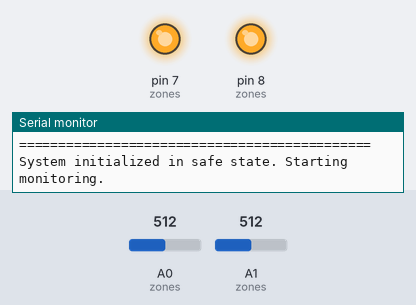
This sketch was run on a simulated Arduino Uno, built with avr-gcc and run on an emulated ATmega328P. On the bench: output pins drawn as LEDs (lit = HIGH), the last lines printed to the serial monitor. The test bench sets the inputs (shaded band); at power-on: A0 (zones) = 512, A1 (zones) = 512.

Above: at 1.3 s.
1.4 s: A0 (zones) set to 673
4.4 s: A0 (zones) set to 702
At 6.7 s:
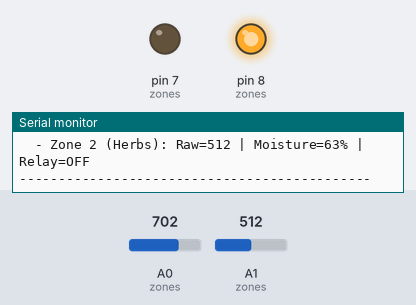
7.4 s: A1 (zones) set to 656
9.2 s: A1 (zones) set to 674
At 11.1 s:
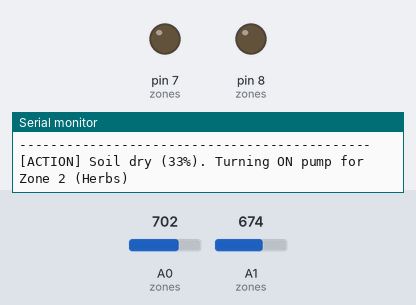
12.2 s: A0 (zones) set to 545
15.2 s: A0 (zones) set to 525
At 17.4 s:
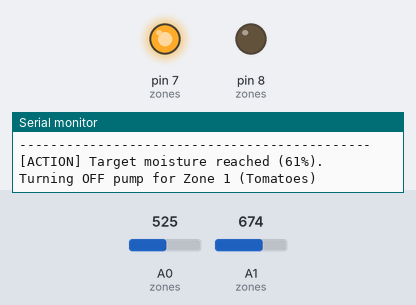
Timing chart, 0 to 27.5 s (numbered marks = the images above; inputs shaded):
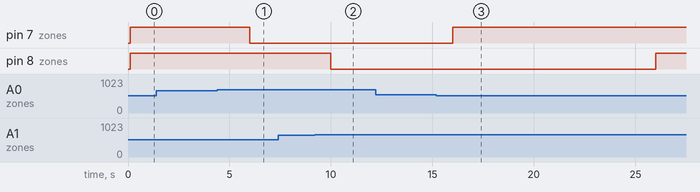

Measured:
- the behaviour switches between 691 and 692 on A0 (zones) (found by bisection; images 0 and 1)
- the behaviour switches between 664 and 665 on A1 (zones) (found by bisection; images 1 and 2)
- the behaviour switches between 533 and 532 on A0 (zones) (found by bisection; images 2 and 3)
- after the input at 4.4 s, pin 7 (zones): HIGH → LOW after 1.6 s
- after the input at 9.2 s, pin 8 (zones): HIGH → LOW after 0.80 s
- after the input at 15.2 s, pin 7 (zones): LOW → HIGH after 0.80 s instead of 6.8 s

The sketch:

irrigation_system.ino
```cpp
/*
 * Smart Automated Irrigation System - Single Node Controller
 * Author: Asad
 * Target: Arduino Uno / Nano (ATmega328P)
 *
 * Description:
 * Reads two soil moisture sensors on analog pins, averages raw ADC values to filter noise,
 * maps them to moisture percentages with calibration thresholds, and switches active-low
 * relays with hysteresis and safety timeouts.
 */

// Relay polarity configuration: Most standard 5V optocoupled relay boards
// turn ON when the pin is pulled LOW. Set to true for active-low boards.
const bool RELAY_ACTIVE_LOW = true;

// Timing constants (in milliseconds)
const unsigned long SENSOR_READ_INTERVAL = 2000;   // Read sensors every 2 seconds
const unsigned long LOG_INTERVAL = 3000;          // Output serial telemetry every 3 seconds
const unsigned long MAX_PUMP_RUN_TIME = 15000;    // Safety cutoff: 15s max continuous run in test
const unsigned long MIN_REST_TIME = 8000;         // Cooldown: 8s wait before pump can re-engage

// Number of analog samples to average for noise reduction
const int NUM_SAMPLES = 5;

// Calibration reference points:
// In air / dry soil: high resistance -> high ADC value (around 850-950)
// In cup of water / saturated soil: low resistance -> lower ADC value (around 300-400)
// In Wokwi potentiometers (used as soil sensor simulators): 0 = 0V, 1023 = 5V.
struct ZoneConfig {
  const char* name;
  uint8_t sensorPin;
  uint8_t relayPin;
  int dryRaw;            // ADC value when completely dry
  int wetRaw;            // ADC value when saturated
  int startMoisturePct;  // Turn pump ON if moisture falls below this (%)
  int stopMoisturePct;   // Turn pump OFF if moisture rises above this (%)
};

struct ZoneState {
  int rawReading;
  int moisturePct;
  bool pumpActive;
  bool safetyTripped;
  unsigned long pumpStartTime;
  unsigned long pumpStopTime;
};

// Two independent irrigation zones
const int NUM_ZONES = 2;
ZoneConfig zones[NUM_ZONES] = {
  {
    "Zone 1 (Tomatoes)",
    A0,
    7,
    850,   // Dry calibration
    320,   // Wet calibration
    30,    // Turn ON below 30%
    60     // Turn OFF above 60% (hysteresis band = 30% - 60%)
  },
  {
    "Zone 2 (Herbs)",
    A1,
    8,
    850,
    320,
    35,    // Turn ON below 35%
    65     // Turn OFF above 65%
  }
};

ZoneState zoneStates[NUM_ZONES];

unsigned long lastReadTime = 0;
unsigned long lastLogTime = 0;

// Helper to drive relay based on active-low setting
void setRelay(uint8_t pin, bool turnOn) {
  if (RELAY_ACTIVE_LOW) {
    digitalWrite(pin, turnOn ? LOW : HIGH);
  } else {
    digitalWrite(pin, turnOn ? HIGH : LOW);
  }
}

// Read analog pin multiple times and take the average to smooth out noise
int averageReading(uint8_t pin, int samples) {
  long sum = 0;
  for (int i = 0; i < samples; i++) {
    sum += analogRead(pin);
    delayMicroseconds(200); // short settle time between ADC conversions
  }
  return (int)(sum / samples);
}

// Convert raw ADC reading into an estimated moisture percentage (0 - 100%)
// Soil sensors output high values in dry soil and low values in wet soil
int moistureToPercent(int raw, int dryRaw, int wetRaw) {
  // Constrain to calibrated envelope
  int clamped = constrain(raw, min(wetRaw, dryRaw), max(wetRaw, dryRaw));
  // Invert mapping: dryRaw maps to 0%, wetRaw maps to 100%
  long pct = map(clamped, dryRaw, wetRaw, 0, 100);
  return (int)constrain(pct, 0, 100);
}

// Control decision logic with hysteresis and safety cutoffs
void controlZone(int index, unsigned long currentTime) {
  ZoneConfig &cfg = zones[index];
  ZoneState &st = zoneStates[index];

  // Check for disconnected or damaged sensor (floating wire near max ADC)
  if (st.rawReading > 1010 || st.rawReading < 10) {
    if (st.pumpActive) {
      setRelay(cfg.relayPin, false);
      st.pumpActive = false;
      st.pumpStopTime = currentTime;
    }
    st.safetyTripped = true;
    return;
  }

  // Safety cutoff 1: Has pump been running continuously past maximum allowed time?
  if (st.pumpActive && (currentTime - st.pumpStartTime >= MAX_PUMP_RUN_TIME)) {
    setRelay(cfg.relayPin, false);
    st.pumpActive = false;
    st.pumpStopTime = currentTime;
    st.safetyTripped = true;
    Serial.print(F("[SAFETY] Max run time exceeded for "));
    Serial.print(cfg.name);
    Serial.println(F(". Pump stopped to prevent flooding."));
    return;
  }

  // Safety cooldown: Do not restart pump until minimum rest time has passed
  bool inCooldown = (currentTime - st.pumpStopTime < MIN_REST_TIME) && (st.pumpStopTime != 0);

  // Hysteresis control:
  // Turn pump ON only if soil is drier than start threshold AND we are not in cooldown
  if (!st.pumpActive && (st.moisturePct < cfg.startMoisturePct)) {
    if (!inCooldown && !st.safetyTripped) {
      setRelay(cfg.relayPin, true);
      st.pumpActive = true;
      st.pumpStartTime = currentTime;
      Serial.print(F("[ACTION] Soil dry ("));
      Serial.print(st.moisturePct);
      Serial.print(F("%). Turning ON pump for "));
      Serial.println(cfg.name);
    }
  }
  // Turn pump OFF when moisture reaches or exceeds stop threshold
  else if (st.pumpActive && (st.moisturePct >= cfg.stopMoisturePct)) {
    setRelay(cfg.relayPin, false);
    st.pumpActive = false;
    st.pumpStopTime = currentTime;
    st.safetyTripped = false; // Reset safety trip if normal moisture achieved
    Serial.print(F("[ACTION] Target moisture reached ("));
    Serial.print(st.moisturePct);
    Serial.print(F("%). Turning OFF pump for "));
    Serial.println(cfg.name);
  }
  // Between start and stop thresholds, the state stays as-is (hysteresis)
}

void logStatus(unsigned long currentTime) {
  Serial.print(F("TIME: "));
  Serial.print(currentTime / 1000);
  Serial.println(F("s | STATUS UPDATE:"));

  for (int i = 0; i < NUM_ZONES; i++) {
    Serial.print(F("  - "));
    Serial.print(zones[i].name);
    Serial.print(F(": Raw="));
    Serial.print(zoneStates[i].rawReading);
    Serial.print(F(" | Moisture="));
    Serial.print(zoneStates[i].moisturePct);
    Serial.print(F("% | Relay="));
    Serial.print(zoneStates[i].pumpActive ? F("ON") : F("OFF"));
    if (zoneStates[i].safetyTripped) {
      Serial.print(F(" [SAFETY TRIPPED]"));
    }
    Serial.println();
  }
  Serial.println(F("---------------------------------------------"));
}

void setup() {
  Serial.begin(9600);
  while (!Serial && millis() < 1000) {
    // Wait for serial on native USB boards like Leonardo/Nano 33
  }

  Serial.println(F("============================================="));
  Serial.println(F("  Smart Automated Irrigation System Starting "));
  Serial.println(F("  Author: Asad                         "));
  Serial.println(F("============================================="));

  for (int i = 0; i < NUM_ZONES; i++) {
    pinMode(zones[i].sensorPin, INPUT);
    pinMode(zones[i].relayPin, OUTPUT);
    // Make sure relays start turned OFF
    setRelay(zones[i].relayPin, false);

    zoneStates[i].rawReading = 0;
    zoneStates[i].moisturePct = 0;
    zoneStates[i].pumpActive = false;
    zoneStates[i].safetyTripped = false;
    zoneStates[i].pumpStartTime = 0;
    zoneStates[i].pumpStopTime = 0;
  }

  Serial.println(F("System initialized in safe state. Starting monitoring."));
}

void loop() {
  unsigned long now = millis();

  // Read sensors at fixed non-blocking intervals
  if (now - lastReadTime >= SENSOR_READ_INTERVAL) {
    lastReadTime = now;

    for (int i = 0; i < NUM_ZONES; i++) {
      zoneStates[i].rawReading = averageReading(zones[i].sensorPin, NUM_SAMPLES);
      zoneStates[i].moisturePct = moistureToPercent(
        zoneStates[i].rawReading,
        zones[i].dryRaw,
        zones[i].wetRaw
      );
      controlZone(i, now);
    }
  }

  // Periodic telemetry log
  if (now - lastLogTime >= LOG_INTERVAL) {
    lastLogTime = now;
    logStatus(now);
  }
}
```
